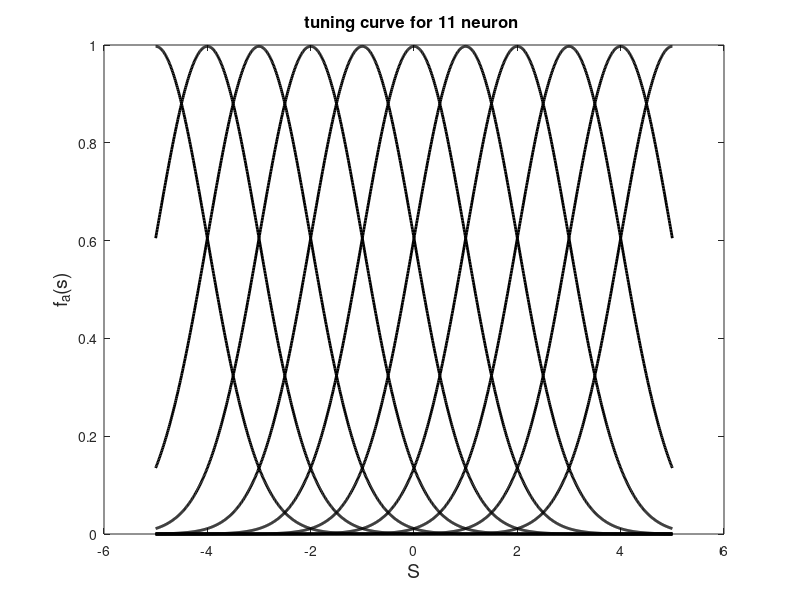

Recreate this plot in MATLAB.
clc
clear
sig = 1;
x = -5:0.01:5;
clr = {'r','b',[1 0.5 0],'g','k','c','m',[0.8 0.5 0.2]... 
    ,[0.9 0.9 0],[0.5 0.5 0.5],[0.1 0.2 0.8]};
for i = -5:1:5
w = (1/.4)*(1/(sqrt(2*pi)*sig))*exp((-(x-i).^2)./(2*sig^2));
plot(x,w,'color','black','linewidth',2)
hold on
end
title('tuning curve for 11 neuron ','FontSize',12)
xlabel('S','fontsize',14)
ylabel('f_a(s)','fontsize',14)
